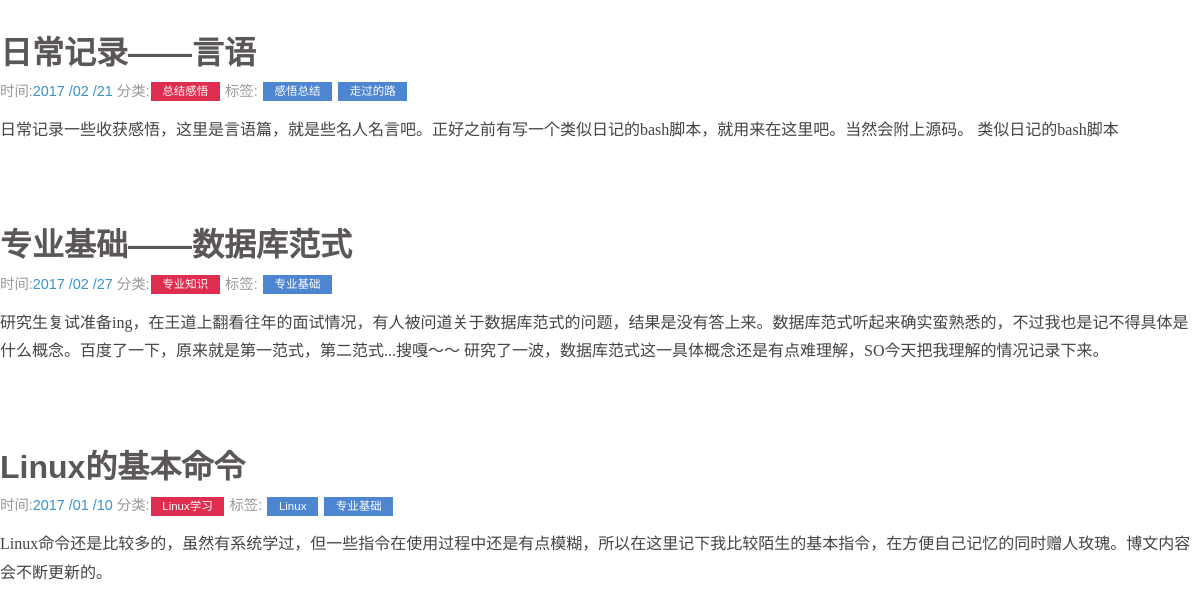
Before: / with the older database file.
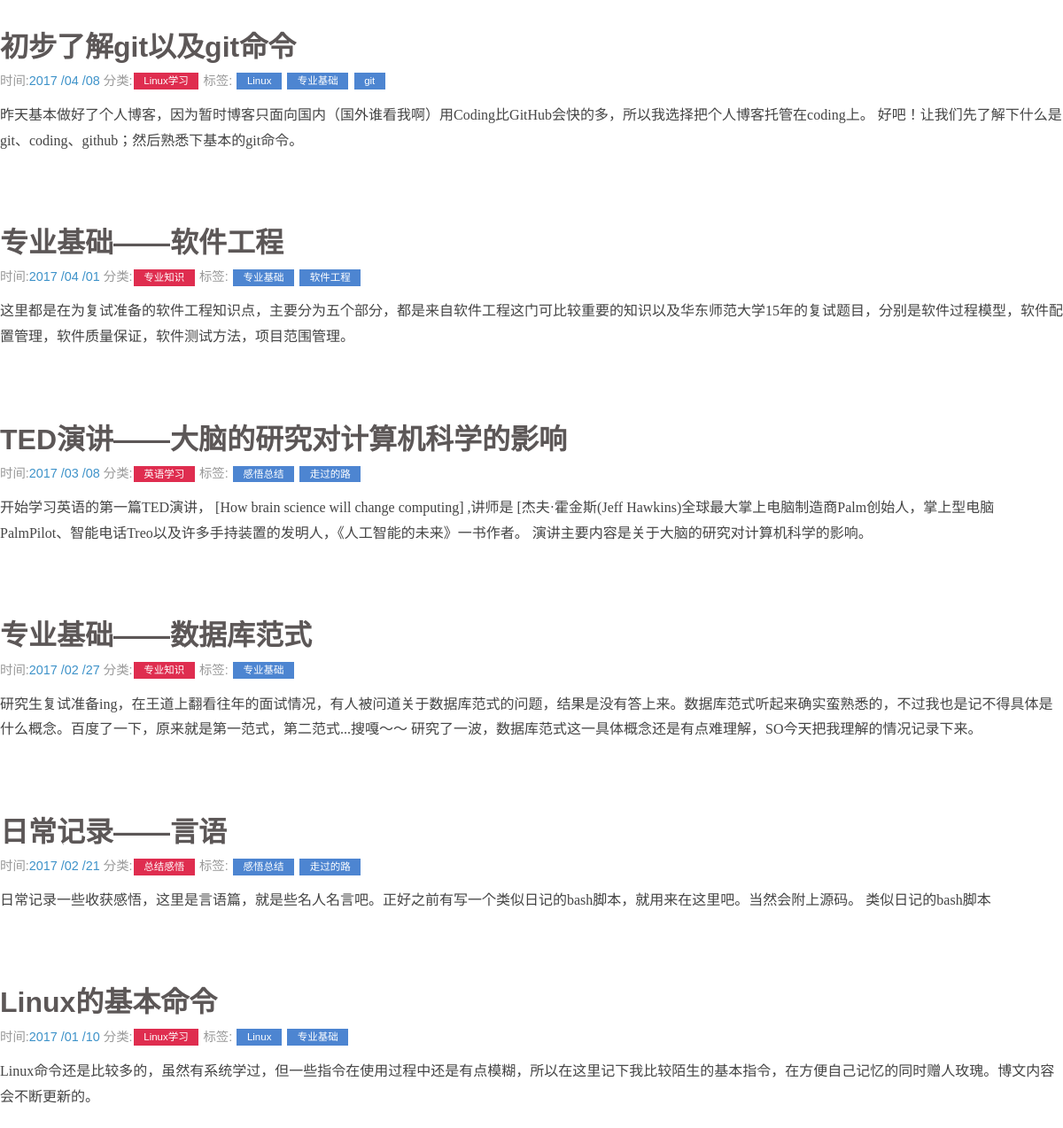
After: the same page with the newer database file.
### blog/models.py (models this page shows, shortened)
class Article(models.Model):
    STATUS_CHOICES = (
        ('d', '草稿'),
        ('p', '已发布'),
    )
    title = models.CharField('标题', max_length=70)
    body = models.TextField('正文')
    created_time = models.DateTimeField('创建时间', auto_now_add=False)
    last_modified_time = models.DateTimeField('修改时间', auto_now=True)
    status = models.CharField('文章状态', max_length=1, choices=STATUS_CHOICES)
    abstract = models.TextField('摘要', max_length=200, blank=True, null=True, help_text="可选，如若为空将摘取正文的前200个字符")
    topped = models.BooleanField('置顶', default=False)
    category = models.ForeignKey('Category', verbose_name='分类', null=True, on_delete=models.SET_NULL)
    tag = models.ManyToManyField('Tag', verbose_name='标签', blank=True)
    class Meta:
        ordering = ['-last_modified_time']
        verbose_name = '博文'
        verbose_name_plural = '博文'

class Category(models.Model):
    name = models.CharField('类名', max_length=20)
    created_time = models.DateTimeField('创建时间', auto_now_add=True)
    last_modified_time = models.DateTimeField('修改时间', auto_now=True)
    def __str__(self):
        return self.name
    class Meta:
        verbose_name = '分类'
        verbose_name_plural = '分类'

class Tag(models.Model):
    tag_name = models.CharField('标签', max_length=20)
    def __unicode__(self):
        return self.tag_name
    class Meta:
        verbose_name = '标签'
        verbose_name_plural = '标签'

### blog/views.py (the view)
# urls.py: url(r'^$', views.home),
def home(request):
    post_list = Article.objects.all()  #获取全部的Article对象
    category_list = Category.objects.all() # 获取分类列表
    tag_list = Tag.objects.all() # 获取标签列表
    context = { 'post_list' : post_list , 'category_list' : category_list , 'tag_list' : tag_list }
    return render(request, 'home.html', context)

### blog/templatetags/custom_markdown.py (called while the page is built)
@register.filter(is_safe=True)
@stringfilter
def custom_markdown(value):
    return mark_safe(markdown.markdown(value,
        extensions = ['markdown.extensions.fenced_code', 'markdown.extensions.codehilite'],
                                       safe_mode=True,
                                       enable_attributes=False))

### templates/home.html
{% extends "base.html" %}
{% load custom_markdown %}
{% block content %}
<div class="posts">
    {% for post in post_list %}
        <section class="post">
            <header class="post-header">
                <h2 class="post-title"><a href="{% url 'detail' id=post.id %}" style="color:rgba(38, 31, 31, 0.75)">{{ post.title }}</a></h2>
                    <p class="post-meta">
                                                               时间:<a class="post-author">{{ post.created_time|date:"Y /m /d" }}</a>
                                                               分类:<a class="post-category post-category-js" href="#">{{ post.category }}</a>
                                                               标签:
                          {% for tag in post.tag.all %}
                            <a class="post-category post-category-pure" href="#">{{ tag }}</a>
                          {% endfor %}
                    </p>
            </header>
                <div class="post-description">
                    <p>
        {{ post.abstract|custom_markdown }}
                    </p>
                </div>
        </section>
    {% endfor %}
</div>
{% endblock %}

Changed rows visible on the page:
added Article: title "初步了解git以及git命令", created_time "2017 /04 /08", category "Linux学习", abstract|custom_markdown "昨天基本做好了个人博客，因为暂时博客只面向国内（国外谁看我啊）用Coding比GitHub会快的多，所以我选择把个人博客托管在coding上。 好吧！让我们先了解下什么是git、coding、github；然后熟悉下基本的git命令。", Tag (tag_name "Linux"), Tag (tag_name "专业基础")
now on this page (row unchanged): Tag: tag_name "git", shown under "初步了解git以及git命令"
added Article: title "专业基础——软件工程", created_time "2017 /04 /01", category "专业知识", abstract|custom_markdown "这里都是在为复试准备的软件工程知识点，主要分为五个部分，都是来自软件工程这门可比较重要的知识以及华东师范大学15年的复试题目，分别是软件过程模型，软件配置管理，软件质量保证，软件测试方法，项目范围管理。", Tag (tag_name "专业基础")
now on this page (row unchanged): Tag: tag_name "软件工程", shown under "专业基础——软件工程"
added Article: title "TED演讲——大脑的研究对计算机科学的影响", created_time "2017 /03 /08", category "英语学习", abstract|custom_markdown "开始学习英语的第一篇TED演讲， [How brain science will change computing] ,讲师是 [杰夫·霍金斯(Jeff Hawkins)全球最大掌上电脑制造商Palm创始人，掌上型电脑PalmPilot、智能电话Treo以及许多手持装置的发明人，《人工智能的未来》一书作者。 演讲主要内容是关于大脑的研究对计算机科学的影响。", Tag (tag_name "感悟总结"), Tag (tag_name "走过的路")
changed Article "专业基础——数据库范式": moves up the list
